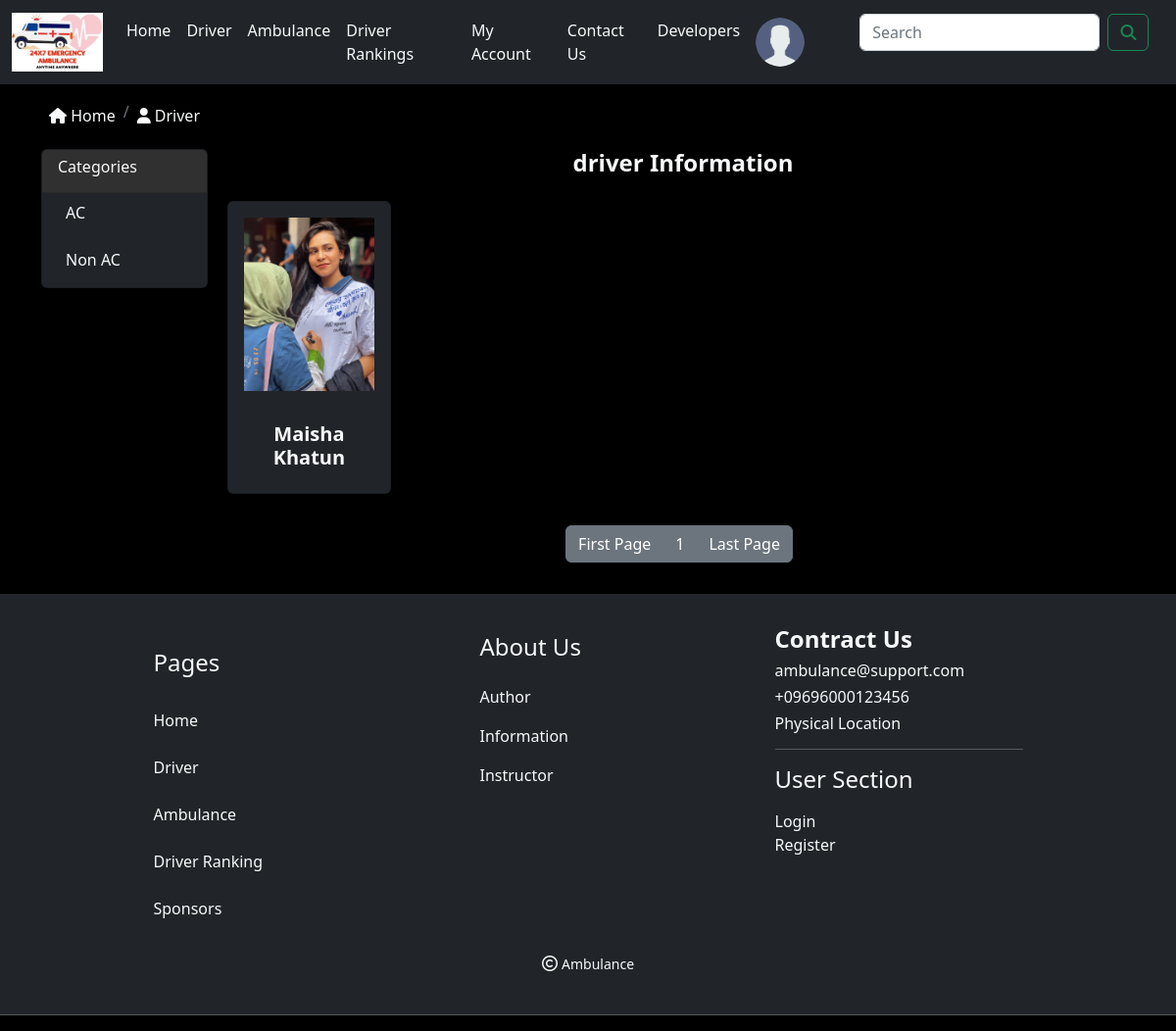
Page /players.php on the committed database.
### tables this page shows
CREATE TABLE `category` (
  `cat_id` int(10) NOT NULL,
  `cat_title` text NOT NULL,
  `date` timestamp NOT NULL DEFAULT current_timestamp() ON UPDATE current_timestamp()
);

CREATE TABLE `driver` (
  `driver_id` int(10) NOT NULL,
  `con_id` int(10) NOT NULL,
  `cat_id` int(10) NOT NULL,
  `date` date NOT NULL,
  `driver_name` varchar(255) NOT NULL,
  `driver_age` int(10) NOT NULL,
  `driver_height` int(10) NOT NULL,
  `driver_weight` int(10) NOT NULL,
  `driver_rating` int(10) NOT NULL,
  `driver_img` text NOT NULL
);

### functions/functions.php (the view, shortened to what this page needs)
<?php
$db = mysqli_connect("localhost","root","","ambulance");
function getCat(){
    global $db;
    $get_cats = "select * from category";
    $run_cats = mysqli_query($db,$get_cats);
    while($row_cats=mysqli_fetch_array($run_cats)){
        $cat_id = $row_cats['cat_id'];
        $cat_title = $row_cats['cat_title'];
        echo "
        <li class='nav-item'>
            <a class='nav-link active ms-2 me-2 mb-2 ps-3' aria-current='page' href='drivers.php?cat=$cat_id'>$cat_title</a>
        </li>
        ";
    }
}
function button(){
    global $db;
    $per_page=15;
    $query = "select * from driver";
    $result = mysqli_query($db,$query);
    $total_records = mysqli_num_rows($result);
    $total_pages = ceil($total_records / $per_page);
    echo"<a class='btn btn-secondary' href='drivers.php?page=1'>".'First Page'."</a>";
    for($i=1; $i<=$total_pages; $i++){
        echo "
            <a class='btn btn-secondary' href='drivers.php?page=".$i."'>".$i."</a>
        ";
        }
    echo"<a class='btn btn-secondary' href='drivers.php?page=$total_pages'>".'Last Page'."</a>";
}
?>

### includes/player.php (shortened to what this page needs)
<?php
    if(!isset($_GET['p_cat'])){
        if(!isset($_GET['cat'])){
            $per_page=15;
            if(isset($_GET['page'])){
                $page = $_GET['page'];
            }
            else{
                $page=1;
            }
            $start_from = ($page-1) * $per_page;
            $get_driver = "select * from driver order by 1 DESC LIMIT $start_from,$per_page";
            $run_driver = mysqli_query($con,$get_driver);
            while($row_driver=mysqli_fetch_array($run_driver)){
                $p_id = $row_driver['driver_id'];
                $p_name = $row_driver['driver_name'];
                $p_img = $row_driver['driver_img'];
                echo "
                <div class='col'>
                    <div class='card bg-dark text-light h-100'>
                        <a href='player_profile.php?p_id=$p_id'><img src='admin_area/driver_img/$p_img' class='card-img-top p-3'></a>
                        <div class='card-body'>
                            <h5 class='card-title text-center fw-bolder'>$p_name</h5>
                        </div>
                    </div>
                </div>
                ";
            }
        }
    }
?>

### styles/style.css (style rules this page uses)
body { background-color: black; }

### rows in the picture
category: cat_title "AC"
category: cat_title "Non AC"
driver: driver_img (picture), driver_name "Maisha Khatun"
